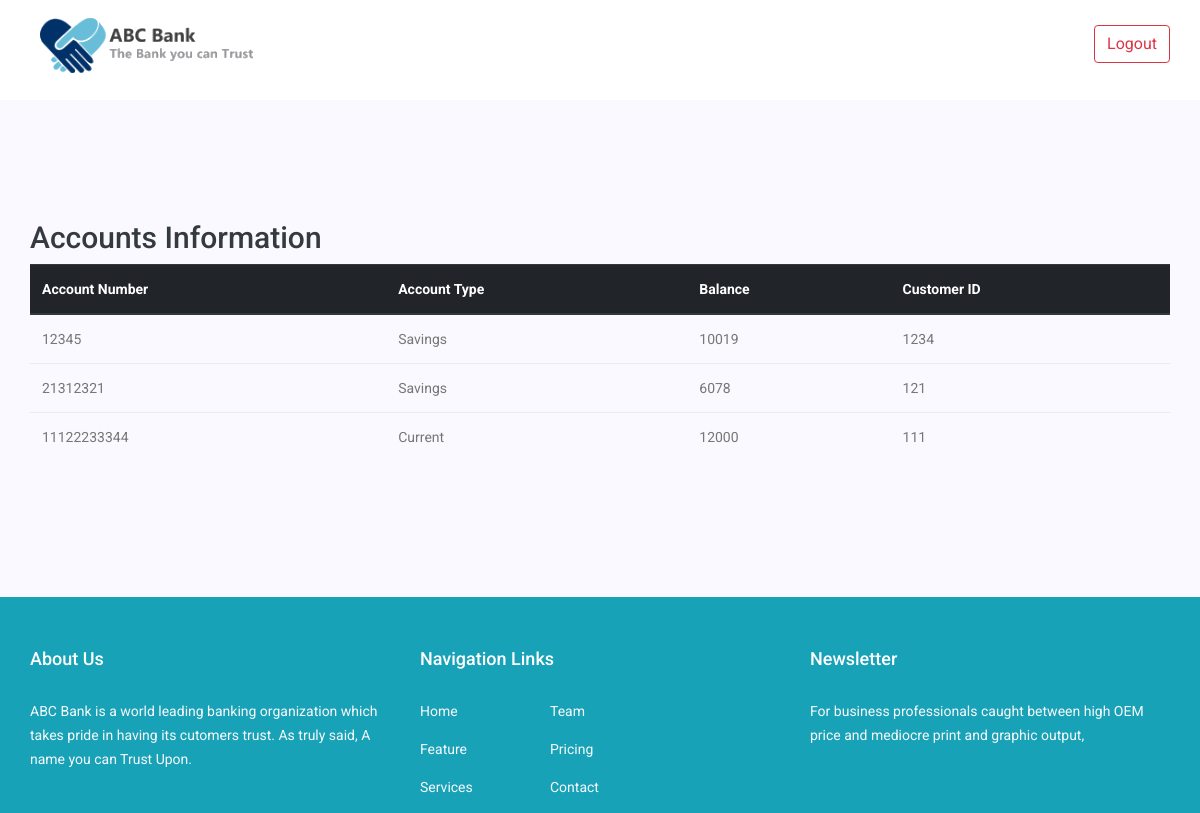
Screenshot of /showaccounts (signed in) with the database file from the repository.
### application/models.py (models this page shows, shortened)
class Accounts(db.Model):
    acc_number = db.Column(db.Integer(), primary_key=True)
    acc_type = db.Column(db.String())
    balance = db.Column(db.Integer)
    cust_id = db.Column(db.Integer, db.ForeignKey('transaction.cust_id'))

### application/routes.py (the view)
@app.route('/showaccounts')
def showaccounts():
    return render_template('showaccounts.html', accounts=Accounts.query.all())

### application/routes.py (called while the page is built)
@login_manager.user_loader
def load_cashier(username):
    return Cashier.query.get(username)

### application/templates/showaccounts.html
{% include 'includes/header.html' %}
 <section class="feature_area p_120">
    <div class="container">
            <h2 class="text-dark">Accounts Information</h2>
            <table class="table">
                <thead class="thead-dark">
                  <tr>
                    <th scope="col">Account Number</th>
                    <th scope="col">Account Type</th>
                    <th scope="col">Balance</th>
                    <th scope="col">Customer ID</th>
                  </tr>
                </thead>
                <tbody>
                  {% for acc in accounts %}
                    <tr>
                      <td>{{ acc.acc_number }}</td>
                      <td>{{ acc.acc_type }}</td>
                      <td>{{ acc.balance }}</td>
                      <td>{{ acc.cust_id }}</td>
                    </tr>
                  {% endfor %}
                </tbody>
              </table>
    </div>
</section>
  {%  include 'includes/footer.html'%}

### rows the page displays
Accounts: acc_number "12345", acc_type "Savings", balance "10019", cust_id "1234"
Accounts: acc_number "21312321", acc_type "Savings", balance "6078", cust_id "121"
Accounts: acc_number "11122233344", acc_type "Current", balance "12000", cust_id "111"
